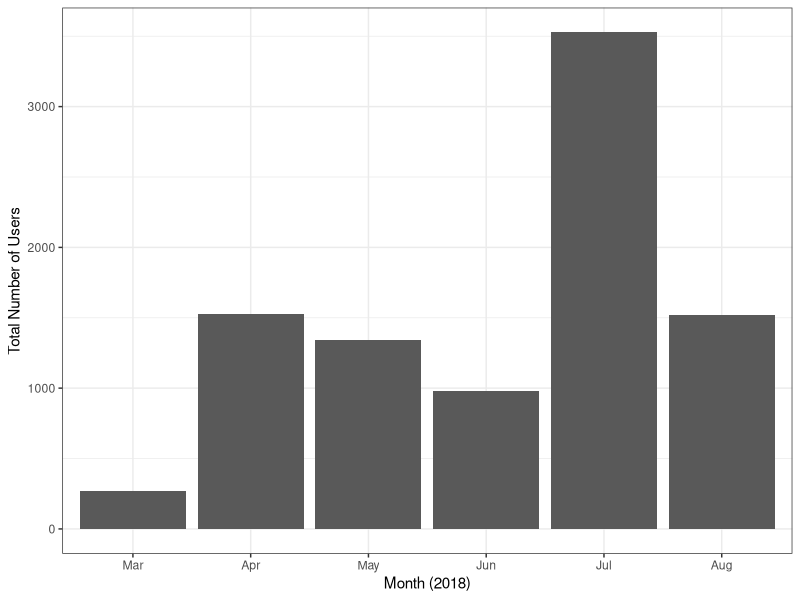

Write R code to recreate this figure.
# load packages & import data
library(tidyverse)
tidy_users <- read_csv("./datasets/tidy_users.csv")

# problem 1: create a transformed "user_rank" variable
# that ranks the days by number of Users on the site.
# we'll use the rank() function from base R
tidy_users <- tidy_users %>% 
  mutate(user_rank = rank(-Users)) %>%
  arrange(user_rank)

# problem 2: you can add multiple variables at once this way
tidy_users <- tidy_users %>% 
  mutate(
    #YOUR-NEW-VAR1 = CODE,
    #YOUR-NEW-VAR2 = MORE-CODE
  )

# problem 3: create a transformed "cat_month" variable
# that takes the numeric Month variable and converts it
# to a factor (i.e., declare it categorical)
tidy_users <- tidy_users %>% 
  mutate(cat_month = factor(Month)) 

# print the factor to the console
print(tidy_users$cat_month)

# okay, let's try again. first, let's clean up our failed
# version by using select:
tidy_users <- tidy_users %>% 
  select(-cat_month) 

# problem 4: okay, notice that R converted it with the
# "levels" of the factor in numerical order? now let's do it
# properly, attaching appropriate labels!
tidy_users <- tidy_users %>% 
  mutate(
    named_month = Month %>% 
      factor(labels = c("Mar","Apr","May","Jun", "Jul", "Aug")) 
  )

# revisit the graph from script 4...
pic <- tidy_users %>%
  group_by(named_month) %>%                 # group by named_month
  summarise(total_users = sum(Users)) %>%   # count users by month
  ggplot(aes(x = named_month, y = total_users)) +   # set up the plot
  geom_bar(stat = "identity") +                     # add the bars
  xlab("Month (2018)") +             # nicer x-axis label
  ylab("Total Number of Users") +    # nicer y-axis label
  theme_bw()                         # use a black & white theme
plot(pic)

# this comes out nicer!



